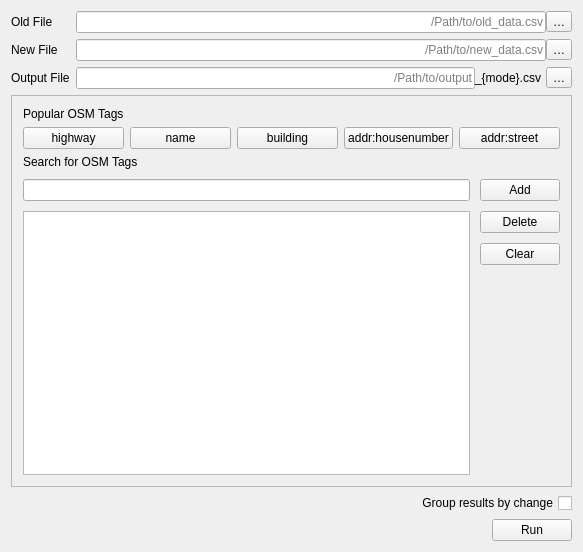
<?xml version="1.0" encoding="UTF-8"?>
<ui version="4.0">
 <class>MainWindow</class>
 <widget class="QMainWindow" name="MainWindow">
  <property name="geometry">
   <rect>
    <x>0</x>
    <y>0</y>
    <width>583</width>
    <height>552</height>
   </rect>
  </property>
  <property name="windowTitle">
   <string>Chameleon</string>
  </property>
  <widget class="QWidget" name="centralWidget">
   <layout class="QVBoxLayout" name="verticalLayout" stretch="0,1,0,0">
    <property name="sizeConstraint">
     <enum>QLayout::SetMinimumSize</enum>
    </property>
    <item>
     <layout class="QFormLayout" name="formLayout_3">
      <property name="fieldGrowthPolicy">
       <enum>QFormLayout::ExpandingFieldsGrow</enum>
      </property>
      <property name="labelAlignment">
       <set>Qt::AlignLeading|Qt::AlignLeft|Qt::AlignVCenter</set>
      </property>
      <property name="formAlignment">
       <set>Qt::AlignRight|Qt::AlignTop|Qt::AlignTrailing</set>
      </property>
      <item row="0" column="0">
       <widget class="QLabel" name="oldFileLabel">
        <property name="text">
         <string>Old File</string>
        </property>
       </widget>
      </item>
      <item row="1" column="0">
       <widget class="QLabel" name="newFileLabel">
        <property name="text">
         <string>New File</string>
        </property>
       </widget>
      </item>
      <item row="2" column="0">
       <widget class="QLabel" name="outputFileLabel">
        <property name="text">
         <string>Output File</string>
        </property>
        <property name="alignment">
         <set>Qt::AlignJustify|Qt::AlignVCenter</set>
        </property>
       </widget>
      </item>
      <item row="0" column="1">
       <layout class="QHBoxLayout" name="oldHLayout" stretch="0,0">
        <property name="spacing">
         <number>0</number>
        </property>
        <property name="sizeConstraint">
         <enum>QLayout::SetMinimumSize</enum>
        </property>
        <item>
         <widget class="QLineEditDragDrop" name="oldFileNameBox">
          <property name="sizePolicy">
           <sizepolicy hsizetype="Expanding" vsizetype="Fixed">
            <horstretch>1</horstretch>
            <verstretch>0</verstretch>
           </sizepolicy>
          </property>
          <property name="minimumSize">
           <size>
            <width>320</width>
            <height>0</height>
           </size>
          </property>
          <property name="alignment">
           <set>Qt::AlignRight|Qt::AlignTrailing|Qt::AlignVCenter</set>
          </property>
          <property name="dragEnabled">
           <bool>true</bool>
          </property>
          <property name="placeholderText">
           <string>/Path/to/old_data.csv</string>
          </property>
         </widget>
        </item>
        <item>
         <widget class="QToolButton" name="oldFileSelectButton">
          <property name="focusPolicy">
           <enum>Qt::StrongFocus</enum>
          </property>
          <property name="toolTip">
           <string>Browse for an earlier timestamped .csv file.</string>
          </property>
          <property name="layoutDirection">
           <enum>Qt::LeftToRight</enum>
          </property>
          <property name="text">
           <string>…</string>
          </property>
         </widget>
        </item>
       </layout>
      </item>
      <item row="1" column="1">
       <layout class="QHBoxLayout" name="newHLayout" stretch="0,0">
        <property name="spacing">
         <number>0</number>
        </property>
        <property name="sizeConstraint">
         <enum>QLayout::SetMinimumSize</enum>
        </property>
        <item>
         <widget class="QLineEditDragDrop" name="newFileNameBox">
          <property name="sizePolicy">
           <sizepolicy hsizetype="Expanding" vsizetype="Fixed">
            <horstretch>1</horstretch>
            <verstretch>0</verstretch>
           </sizepolicy>
          </property>
          <property name="minimumSize">
           <size>
            <width>320</width>
            <height>0</height>
           </size>
          </property>
          <property name="alignment">
           <set>Qt::AlignRight|Qt::AlignTrailing|Qt::AlignVCenter</set>
          </property>
          <property name="dragEnabled">
           <bool>true</bool>
          </property>
          <property name="placeholderText">
           <string>/Path/to/new_data.csv</string>
          </property>
         </widget>
        </item>
        <item>
         <widget class="QToolButton" name="newFileSelectButton">
          <property name="focusPolicy">
           <enum>Qt::StrongFocus</enum>
          </property>
          <property name="toolTip">
           <string>Browse for a later timestamped .csv file.</string>
          </property>
          <property name="text">
           <string>…</string>
          </property>
         </widget>
        </item>
       </layout>
      </item>
      <item row="2" column="1">
       <layout class="QHBoxLayout" name="outHLayout" stretch="1,0,0,0">
        <property name="spacing">
         <number>0</number>
        </property>
        <property name="sizeConstraint">
         <enum>QLayout::SetMinimumSize</enum>
        </property>
        <item>
         <widget class="QLineEdit" name="outputFileNameBox">
          <property name="sizePolicy">
           <sizepolicy hsizetype="Expanding" vsizetype="Fixed">
            <horstretch>1</horstretch>
            <verstretch>0</verstretch>
           </sizepolicy>
          </property>
          <property name="minimumSize">
           <size>
            <width>0</width>
            <height>0</height>
           </size>
          </property>
          <property name="alignment">
           <set>Qt::AlignRight|Qt::AlignTrailing|Qt::AlignVCenter</set>
          </property>
          <property name="placeholderText">
           <string>/Path/to/output</string>
          </property>
         </widget>
        </item>
        <item>
         <widget class="QLabel" name="fileSuffix">
          <property name="text">
           <string>_{mode}.csv</string>
          </property>
          <property name="margin">
           <number>0</number>
          </property>
         </widget>
        </item>
        <item>
         <spacer name="horizontalSpacer">
          <property name="orientation">
           <enum>Qt::Horizontal</enum>
          </property>
          <property name="sizeHint" stdset="0">
           <size>
            <width>5</width>
            <height>20</height>
           </size>
          </property>
         </spacer>
        </item>
        <item>
         <widget class="QToolButton" name="outputFileSelectButton">
          <property name="focusPolicy">
           <enum>Qt::StrongFocus</enum>
          </property>
          <property name="toolTip">
           <string>Set save location for output file.</string>
          </property>
          <property name="text">
           <string>…</string>
          </property>
         </widget>
        </item>
       </layout>
      </item>
     </layout>
    </item>
    <item>
     <widget class="QFrame" name="freeFormTag">
      <property name="sizePolicy">
       <sizepolicy hsizetype="Preferred" vsizetype="MinimumExpanding">
        <horstretch>0</horstretch>
        <verstretch>0</verstretch>
       </sizepolicy>
      </property>
      <property name="frameShape">
       <enum>QFrame::StyledPanel</enum>
      </property>
      <property name="frameShadow">
       <enum>QFrame::Raised</enum>
      </property>
      <layout class="QVBoxLayout" name="verticalLayout_2" stretch="0,0,1">
       <item>
        <widget class="QLabel" name="popularTagLabel">
         <property name="sizePolicy">
          <sizepolicy hsizetype="Fixed" vsizetype="Fixed">
           <horstretch>0</horstretch>
           <verstretch>0</verstretch>
          </sizepolicy>
         </property>
         <property name="text">
          <string>Popular OSM Tags</string>
         </property>
        </widget>
       </item>
       <item>
        <layout class="QHBoxLayout" name="popTagLayout">
         <property name="sizeConstraint">
          <enum>QLayout::SetMinimumSize</enum>
         </property>
         <item>
          <widget class="QPushButton" name="popTag1">
           <property name="focusPolicy">
            <enum>Qt::StrongFocus</enum>
           </property>
           <property name="text">
            <string>highway</string>
           </property>
          </widget>
         </item>
         <item>
          <widget class="QPushButton" name="popTag2">
           <property name="focusPolicy">
            <enum>Qt::StrongFocus</enum>
           </property>
           <property name="text">
            <string>name</string>
           </property>
          </widget>
         </item>
         <item>
          <widget class="QPushButton" name="popTag3">
           <property name="focusPolicy">
            <enum>Qt::StrongFocus</enum>
           </property>
           <property name="text">
            <string>building</string>
           </property>
          </widget>
         </item>
         <item>
          <widget class="QPushButton" name="popTag4">
           <property name="focusPolicy">
            <enum>Qt::StrongFocus</enum>
           </property>
           <property name="text">
            <string>addr:housenumber</string>
           </property>
          </widget>
         </item>
         <item>
          <widget class="QPushButton" name="popTag5">
           <property name="focusPolicy">
            <enum>Qt::StrongFocus</enum>
           </property>
           <property name="text">
            <string>addr:street</string>
           </property>
          </widget>
         </item>
        </layout>
       </item>
       <item>
        <layout class="QGridLayout" name="gridLayout" rowstretch="0,0,0,0,1" columnstretch="100,0">
         <property name="sizeConstraint">
          <enum>QLayout::SetMinimumSize</enum>
         </property>
         <property name="spacing">
          <number>10</number>
         </property>
         <item row="1" column="0">
          <widget class="QLineEdit" name="searchBox">
           <property name="toolTip">
            <string>Type to search for an OSM tag.</string>
           </property>
          </widget>
         </item>
         <item row="1" column="1">
          <widget class="QPushButton" name="searchButton">
           <property name="focusPolicy">
            <enum>Qt::StrongFocus</enum>
           </property>
           <property name="toolTip">
            <string>Add selected tag to list.</string>
           </property>
           <property name="text">
            <string>Add</string>
           </property>
          </widget>
         </item>
         <item row="2" column="0" rowspan="3">
          <widget class="QListWidget" name="listWidget">
           <property name="sizePolicy">
            <sizepolicy hsizetype="MinimumExpanding" vsizetype="Minimum">
             <horstretch>0</horstretch>
             <verstretch>0</verstretch>
            </sizepolicy>
           </property>
           <property name="selectionMode">
            <enum>QAbstractItemView::ExtendedSelection</enum>
           </property>
           <property name="sortingEnabled">
            <bool>true</bool>
           </property>
          </widget>
         </item>
         <item row="2" column="1">
          <widget class="QPushButton" name="deleteItemButton">
           <property name="focusPolicy">
            <enum>Qt::StrongFocus</enum>
           </property>
           <property name="toolTip">
            <string>Delete selected tag from list.</string>
           </property>
           <property name="text">
            <string>Delete</string>
           </property>
          </widget>
         </item>
         <item row="3" column="1">
          <widget class="QPushButton" name="clearListButton">
           <property name="focusPolicy">
            <enum>Qt::StrongFocus</enum>
           </property>
           <property name="toolTip">
            <string>Clear all tags from current list.</string>
           </property>
           <property name="text">
            <string>Clear</string>
           </property>
          </widget>
         </item>
         <item row="0" column="0" colspan="2">
          <widget class="QLabel" name="searchBarLabel">
           <property name="sizePolicy">
            <sizepolicy hsizetype="Fixed" vsizetype="Fixed">
             <horstretch>0</horstretch>
             <verstretch>0</verstretch>
            </sizepolicy>
           </property>
           <property name="text">
            <string>Search for OSM Tags</string>
           </property>
          </widget>
         </item>
        </layout>
       </item>
      </layout>
     </widget>
    </item>
    <item>
     <layout class="QHBoxLayout" name="groupingHLayout">
      <item>
       <spacer name="groupingSpacer">
        <property name="orientation">
         <enum>Qt::Horizontal</enum>
        </property>
        <property name="sizeHint" stdset="0">
         <size>
          <width>40</width>
          <height>20</height>
         </size>
        </property>
       </spacer>
      </item>
      <item>
       <widget class="QCheckBox" name="groupingCheckBox">
        <property name="focusPolicy">
         <enum>Qt::StrongFocus</enum>
        </property>
        <property name="toolTip">
         <string>Consolidate similar changes for listed tag(s)</string>
        </property>
        <property name="layoutDirection">
         <enum>Qt::RightToLeft</enum>
        </property>
        <property name="text">
         <string>Group results by change</string>
        </property>
       </widget>
      </item>
     </layout>
    </item>
    <item>
     <layout class="QHBoxLayout" name="runHLayout">
      <item>
       <spacer name="runSpacer">
        <property name="orientation">
         <enum>Qt::Horizontal</enum>
        </property>
        <property name="sizeHint" stdset="0">
         <size>
          <width>40</width>
          <height>20</height>
         </size>
        </property>
       </spacer>
      </item>
      <item>
       <widget class="QPushButton" name="runButton">
        <property name="focusPolicy">
         <enum>Qt::StrongFocus</enum>
        </property>
        <property name="toolTip">
         <string>Execute process based on tag(s) selected.</string>
        </property>
        <property name="text">
         <string>Run</string>
        </property>
        <property name="autoDefault">
         <bool>false</bool>
        </property>
        <property name="default">
         <bool>false</bool>
        </property>
       </widget>
      </item>
     </layout>
    </item>
   </layout>
  </widget>
 </widget>
 <layoutdefault spacing="6" margin="11"/>
 <customwidgets>
  <customwidget>
   <class>QLineEditDragDrop</class>
   <extends>QLineEdit</extends>
   <header>chameleon.qlineeditdragdrop</header>
  </customwidget>
 </customwidgets>
 <resources/>
 <connections>
  <connection>
   <sender>searchBox</sender>
   <signal>returnPressed()</signal>
   <receiver>searchButton</receiver>
   <slot>click()</slot>
   <hints>
    <hint type="sourcelabel">
     <x>248</x>
     <y>234</y>
    </hint>
    <hint type="destinationlabel">
     <x>516</x>
     <y>235</y>
    </hint>
   </hints>
  </connection>
 </connections>
</ui>
